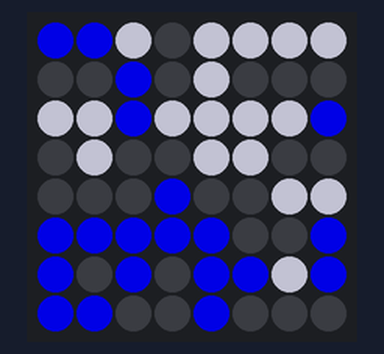
A program run on a simulated Raspberry Pi (BCM pin numbers) with a Sense HAT. Shown: the Sense HAT's 8×8 RGB LED matrix. Dim RGB values are drawn brighter than linear; random numbers come from a fixed seed; what the program prints to the terminal is not drawn.

Above: at 0.04 s.
At 0.72 s:
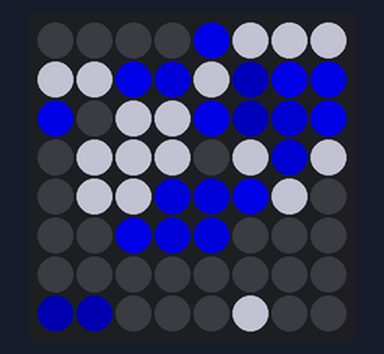
At 1.4 s:
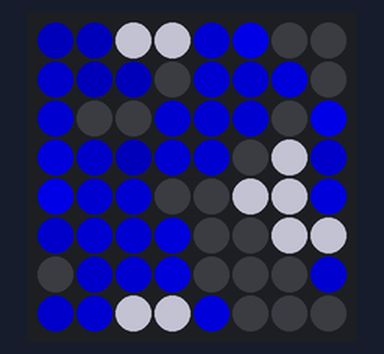
At 2.82 s:
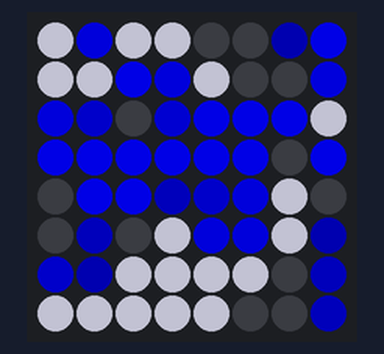
At 4.18 s:
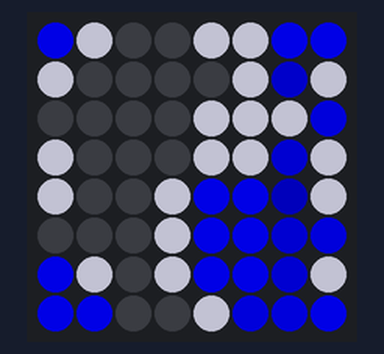
At 5.6 s:
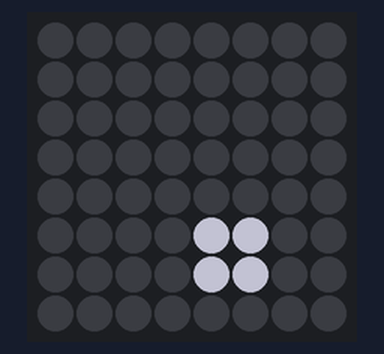

The program:

game_of_life_sense.py
```python
#!/usr/bin/env python

import random
import time
from sense_hat import SenseHat

sense = SenseHat()
sense.set_rotation(180)
sense.low_light = True


print("""Game Of Life

Runs Conway's Game Of Life on your Unicorn HAT, this starts
with a random spread of life, so results may vary!

If you're using a Unicorn HAT and only half the screen lights up,
edit this example and  change 'unicorn.AUTO' to 'unicorn.HAT' below.
""")

try:
    xrange
except NameError:
    xrange = range

width = 8
height = 8

size = width*height

class GameOfLife:
    def __init__(self):
        self.board = [int(7 * random.getrandbits(1)) for _ in xrange(size)]
        self.color = [[154, 154, 174], [0, 0, 255], [0, 0, 200], [0, 0, 160], [0, 0, 140], [0, 0, 90], [0, 0, 60], [0, 0, 0,]]

    def value(self, x, y):
        index = ((x % width) * height) + (y % height)
        return self.board[index]

    def neighbors(self, x, y):
        sum = 0
        for i in xrange(3):
            for j in xrange(3):
                if i == 1 and j == 1:
                    continue
                if self.value(x + i -1, y + j -1) == 0:
                    sum = sum + 1
        return sum

    def next_generation(self):
        new_board = [False] * size
        for i in xrange(width):
            for j in xrange(height):
                neigh = self.neighbors(i, j)
                lvl = self.value(i, j)
                if lvl == 0:
                    if neigh < 2:
                        new_board[i * height + j] = min(7, lvl + 1)
                    elif 2 <= neigh <= 3:
                        new_board[i * height + j] = 0
                    else:
                        new_board[i * height + j] = min(7, lvl + 1)
                else:
                    if neigh == 3:
                        new_board[i * height + j] = 0
                    else:
                        new_board[i * height + j] = min(7, lvl + 1)
        self.board = new_board

    def all_dead(self):
        for i in xrange(size):
            if self.board[i] != 7:
                return False
        return True

    def show_board(self):
        for i in xrange(width):
            for j in xrange(height):
               rgb = self.color[self.value(i, j)]
               sense.set_pixel(i, j, rgb[0], rgb[1], rgb[2])

life = GameOfLife()
while not life.all_dead():
    life.next_generation()
    life.show_board()
    time.sleep(0.05)
```
